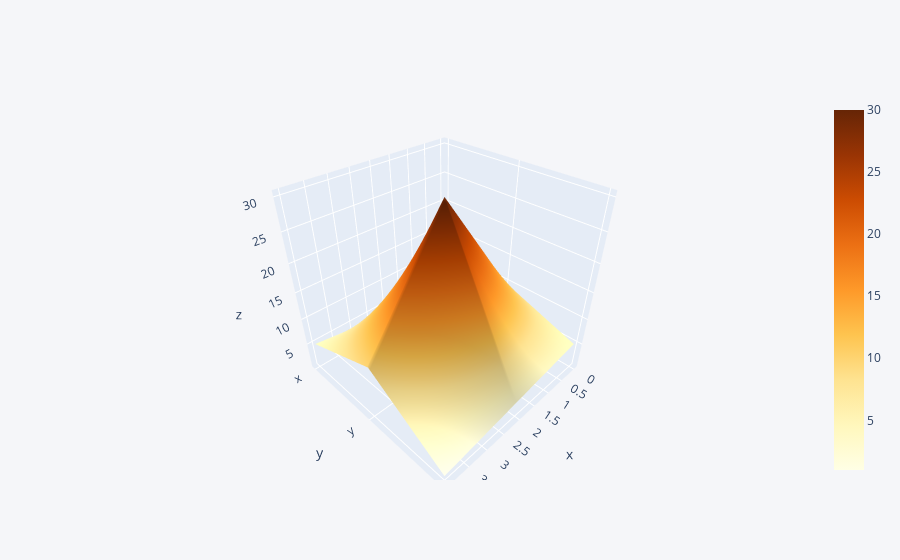

This figure's notebook cell:
### Code cell
df3 = pd.DataFrame({'x': [1, 2, 3, 4, 5], 
                    'y': [10, 20, 30, 20, 10], 
                    'z': [5, 4, 3, 2, 1]})
df3.iplot(kind='surface', colorscale='ylorbr')

### Figure 1 — Plotly figure (JSON) as saved in the notebook; plotly's stock layout.template omitted (floating-point values rounded to 4 significant figures)
{"data": [{"colorscale": [[0, "rgb(255,255,229)"], [0.125, "rgb(255,247,188)"], [0.25, "rgb(254,227,145)"], [0.375, "rgb(254,196,79)"], [0.5, "rgb(254,153,41)"], [0.625, "rgb(236,112,20)"], [0.75, "rgb(204,76,2)"], [0.875, "rgb(153,52,4)"], [1, "rgb(102,37,6)"]], "type": "surface", "x": [0, 1, 2, 3, 4], "y": ["x", "y", "z"], "z": [[1, 2, 3, 4, 5], [10, 20, 30, 20, 10], [5, 4, 3, 2, 1]]}], "layout": {"legend": {"bgcolor": "#F5F6F9", "font": {"color": "#4D5663"}}, "paper_bgcolor": "#F5F6F9", "plot_bgcolor": "#F5F6F9", "title": {"font": {"color": "#4D5663"}}, "xaxis": {"gridcolor": "#E1E5ED", "showgrid": true, "tickfont": {"color": "#4D5663"}, "title": {"font": {"color": "#4D5663"}, "text": ""}, "zerolinecolor": "#E1E5ED"}, "yaxis": {"gridcolor": "#E1E5ED", "showgrid": true, "tickfont": {"color": "#4D5663"}, "title": {"font": {"color": "#4D5663"}, "text": ""}, "zerolinecolor": "#E1E5ED"}}}
